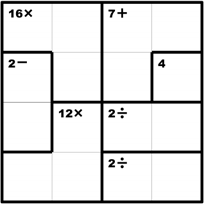
#> input picture kojak/kenken_solver/puzzle_examples/1.jpg, 204 x 204 px; its folder holds 4 pictures in this run
$ jupyter execute 04_collecting_number_examples.ipynb   (shell and % lines are left out)   (older library calls are emulated)
#> lines starting #> are read from the running program, lines starting #| are printed output that depends on the picture; after the words box and inside, x2 and y2 are one past the last pixel; in counts of white or black regions, pixels touching at a corner belong together; pictures that were not available may be replaced by others from this repository, and a replacement may not be noted
# What is this?

Because my artificial data set didn't work, I will need to collect real examples of numbers and symbols from real KenKen puzzles. I will do this by getting 28x28 images of the numbers and symbols from example puzzles and then manually categorizing them.

[cell 1]
import os
import string
import random
import math
from copy import deepcopy
from hashlib import sha1

import matplotlib as mpl
import matplotlib.pyplot as plt

import numpy as np

from scipy import ndimage as ndi
from scipy.misc import imsave

from skimage.transform import resize
from skimage.measure import find_contours
from skimage.morphology import erosion, dilation, rectangle

[cell 2]
IMAGE_DIR = 'puzzle_examples/'
SAVED_IMAGE_DIR = 'true_kenken_num_images/'
UNIQUE_IDS = set()
UNIQUE_IMAGES = set()
IMAGE_SIZE = 28
NULL_IMAGE = np.zeros((28,28)) + 1

[cell 3]
#generate a unique ID to save an image
def id_generator(size=6, chars=string.ascii_uppercase + string.digits):
    return ''.join(random.choice(chars) for _ in range(size))

[cell 4]
#Save the image to the SAVED_IMAGE_DIR, must be categorized manually later
def save_image(image, x,y):
    suffix = id_generator()
    while suffix in UNIQUE_IDS:
        suffix = id_generator()
    UNIQUE_IDS.add(suffix)
    extension = '.jpg'
    filename = x+'_'+y+suffix + extension
    output_file = os.path.join(SAVED_IMAGE_DIR, filename)
    #print(output_file)
    imsave(output_file, image)

[cell 5]
#clean out the JPGs from the saved folder
#also flush UNIQUE_IMAGES and UNIQUE_IDS
def clear_saved_images():
    for image in os.listdir(SAVED_IMAGE_DIR):
        image_file = os.path.join(SAVED_IMAGE_DIR, image)
        if image_file[-3:] == 'jpg':
            os.remove(image_file)

    #Reinitialize UNIQUE_IDS and UNIQUE_IMAGES
    UNIQUE_IDS.clear()
    UNIQUE_IMAGES.clear()

[cell 6]
def binarize(matrix, threshold=0.3):
    temp = deepcopy(matrix)
    for m in range(len(temp)):
        for n in range(len(temp[m])):
            if temp[m][n] <= threshold:
                temp[m][n] = 0.0
            else:
                temp[m][n] = 1.0

    return temp

[cell 7]
def fetch_images():
    #Read each image from the folder in puzzle_examples/
    for image in os.listdir(IMAGE_DIR):
        image_file = os.path.join(IMAGE_DIR,image)
        print('Reading ', image_file)
        try:
            #get the image and resize
            image_data = ndi.imread(image_file, mode = 'L')
#> image_data: shape (204, 204); min 0, max 255, mean 225
            resized_image = resize(image_data, (200,200))

            #apply the transformations from 01_basic_image_tests.ipynb
            binar = deepcopy(resized_image)
            binar = binarize(binar, 0.6)
#> after the loop in binarize, `for m in range(len(temp)):`:
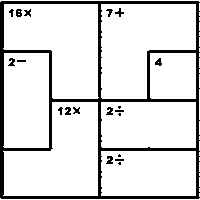
#> temp: shape (200, 200) float64; values 0 (black) and 1 (white), 87% white; 20 black regions (7 under 20 px), largest, box (x1, y1, x2, y2) and area: (0, 1, 200, 199) 4734, (106, 156, 113, 164) 40, (16, 9, 22, 17) 38

            # Get the upleft and lowright black pixels for croping to corners
            # up left
            cond = False
            for m in range(10):
                for n in range(10):
                    if binar[m][n] == 0:
                        up_left = [m,n]
                        cond = True
                        break
                if cond==True:
                    break

            # low right
            cond = False
            for m in range(199,189,-1):
                for n in range(199,189,-1):
                    #print(m,n, binar[m][n])
                    if binar[m][n] == 0:
                        low_right = [m,n]
                        cond = True
                        break
                if cond==True:
                    break

            resized_image = resize(resized_image[up_left[0]:low_right[0]+1,up_left[1]:low_right[1]+1], (200,200))
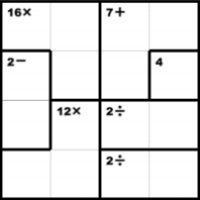
#> resized_image: shape (200, 200) float64; min 1.64e-08, max 1, mean 0.886
            binar = binarize(resized_image, 0.4)
#> call 2 of binarize, with threshold = 0.4
#> after the loop in binarize (call 2), `for m in range(len(temp)):`:
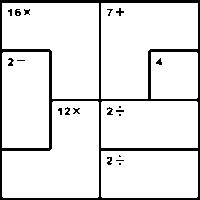
#> temp: shape (200, 200) float64; values 0 (black) and 1 (white), 90.1% white; 20 black regions (10 under 20 px), largest, box (x1, y1, x2, y2) and area: (0, 0, 200, 200) 3630, (15, 9, 21, 16) 29, (116, 8, 124, 16) 28

            undilated = deepcopy(binar)


            #dilate the binarized image
            selem = rectangle(2,2)
            dil = dilation(binar, selem)
#> dil: shape (200, 200) float64; values 0 (black) and 1 (white), 93.4% white; 22 black regions (21 under 20 px), largest, box (x1, y1, x2, y2) and area: (0, 0, 200, 200) 2518

            #binarize dilation
            dil = binarize(dil)

            #final = dil

            final = deepcopy(dil)
            for i in range(4):
                for j in range(4):
                    final[i*50+3:i*50+25,j*50+3:j*50+44] = undilated[i*50+3:i*50+25,j*50+3:j*50+44]
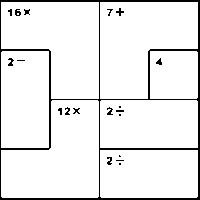
#> final: shape (200, 200) float64; values 0 (black) and 1 (white), 92.9% white; 20 black regions (10 under 20 px), largest, box (x1, y1, x2, y2) and area: (0, 0, 200, 200) 2518, (15, 9, 21, 16) 29, (116, 8, 124, 16) 28

            #Try to remove all borders and grid lines in the image.
            #Do this by scanning over rows and cols and if more than 25%
            #of the pixels are <= 0.45 then set the entire row to 1(white)

            #first rows
            for row in range(len(final)):
                count = 0
                for pixel in final[row,:]:
                    if pixel == 0:
                        count += 1
                if count >= 48:
                    final[row,:] = final[row,:]*0 + 1
#> this loop made 200 passes
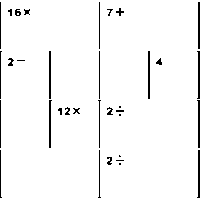
#> final: shape (200, 200) float64; values 0 (black) and 1 (white), 96.5% white; black in thin lines or dots

            #columns
            for col in range(len(final[0,:])):
                count = 0
                for pixel in final[:,col]:
                    if pixel == 0:
                        count += 1
                if count >= 48:
                    final[:,col] = final[:,col]*0 + 1
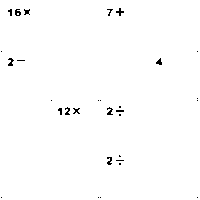
#> final: shape (200, 200) float64; values 0 (black) and 1 (white), 99.1% white; black in thin lines or dots

            #add some final erosion (black) to fill out numbers and ensure they're connected
            final = binarize(erosion(final, rectangle(2,1)),0.)
#> call 4 of binarize, with threshold = 0
#> in binarize (call 4), `temp = deepcopy(matrix)`:
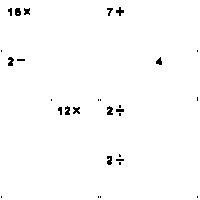
#> temp: shape (200, 200) float64; values 0 (black) and 1 (white), 98.8% white; black in thin lines or dots

            #save copy of original image to new directory
            imsave(os.path.join(SAVED_IMAGE_DIR, image), final)

            #the regions in the image that will be searched for contours
            regions_of_interest = [final[3:39,3:46],
                                  final[3:39,53:96],
                                  final[3:39,103:146],
                                  final[3:39,153:196],
                                  final[53:89,3:46],
                                  final[53:89,53:96],
                                  final[53:89,103:146],
                                  final[53:89,153:196],
                                  final[103:139,3:46],
                                  final[103:139,53:96],
                                  final[103:139,103:146],
                                  final[103:139,153:196],
                                  final[153:189,3:46],
                                  final[153:189,53:96],
                                  final[153:189,103:146],
                                  final[153:189,153:196]
                                  ]


            #get the contour lines and make a bounding box of each contour
            total_images_found = 0
            x = 0
            y = 0
            for region in regions_of_interest:
                #Results is where the sub-ROIs will be stored
                results = []
                ctrs = find_contours(region, .9)
                rects = [np.array(
                        [[min(ctr, key=lambda x: x[0])[0],min(ctr, key=lambda x: x[1])[1]],
                         [min(ctr, key=lambda x: x[0])[0],max(ctr, key=lambda x: x[1])[1]],
                         [max(ctr, key=lambda x: x[0])[0],max(ctr, key=lambda x: x[1])[1]],
                         [max(ctr, key=lambda x: x[0])[0],min(ctr, key=lambda x: x[1])[1]],
                         [min(ctr, key=lambda x: x[0])[0],min(ctr, key=lambda x: x[1])[1]]])
                          for ctr in ctrs]

                #print(rects)

                #loop over the bounding boxes and store that region, the regions will need
                #to be filtered so that there aren't regions within regions
                for rect in rects:
                    try:
                        pt1 = rect[0][0] #m min
                        pt2 = rect[2][0] #m max
                        pt3 = rect[0][1] #n min
                        pt4 = rect[1][1] #n max
                        results.append([pt1,pt2,pt3,pt4])

                    except:
                        print('There was an error')


                #filter out a result contained in another result
                #This isn't very efficient and will likely need a better
                #algorithm for images taken with a camera but it works well for now
                for result in results:
                    temp = [res for res in results if res != result]
                    for other in temp:
                        if result[0] >= other[0] and result[1] <= other[1] and\
                        result[2] >= other[2] and result[3] <= other[3]:
                            try:
                                results.remove(result)
                            except ValueError as e:
                                print('Error removing result from results, ', e)


                #combine those with similar midpoints (mainly used for finding division symbols)
                midpoints = [(result[3]-result[2])/2+result[2] for result in results]

                for i,result in enumerate(results):
                    diff = [j for j, m in enumerate(midpoints) if abs(m-midpoints[i]) < 3]
                    #need to reinitialize new_results between loops
                    new_results = []
                    if len(diff) > 1:
                        new_results = [result for j,result in enumerate(results) if j not in diff]
                        similar_obj = np.array([results[j] for j in diff])
                        new_object = np.array([min(similar_obj[:,0]),
                                              max(similar_obj[:,1]),
                                              min(similar_obj[:,2]),
                                              max(similar_obj[:,3])])
                        #print(new_object)
                        new_results.append(new_object)

                        break
                    else:
                        continue

                #assign new_results to results if new results were obtained
                try:
                    if len(new_results) > 0:
                        results = new_results
                except:
                    pass

                #Loop again over the filtered results, resize each one and save the output
                num_sym_found = 0
                for result in results:
                    try:
                        roi = region[int(result[0]):int(result[1]+1), int(result[2]):int(result[3])+1]
                        roi = resize(roi, (IMAGE_SIZE, IMAGE_SIZE))

                        #skip null images (black)
                        if np.array_equal(roi, NULL_IMAGE):
                            continue

                        if sha1(roi) not in UNIQUE_IMAGES:
                            save_image(roi, str(x),str(y))
                            UNIQUE_IMAGES.add(sha1(roi))
                            num_sym_found += 1
                    except ValueError as e:
                        print('Problem saving image, ', e)

                print('{} numbers/symbols found in quadrant {},{}'.format(num_sym_found, x,y))
                y+=1
                if y == 4:
                    y = 0
                    x+=1
                total_images_found+=num_sym_found
#> this loop made 16 passes
#| 3 numbers/symbols found in quadrant 0,0
#| 0 numbers/symbols found in quadrant 0,1
#| 2 numbers/symbols found in quadrant 0,2
#| 0 numbers/symbols found in quadrant 0,3
#| 2 numbers/symbols found in quadrant 1,0
#| 0 numbers/symbols found in quadrant 1,1
#| 0 numbers/symbols found in quadrant 1,2
#| 1 numbers/symbols found in quadrant 1,3
#> (further printed lines are left out)
#> pass 1, in save_image, `imsave(output_file, image)`:
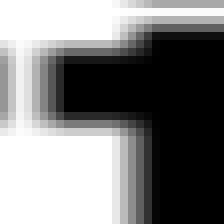
#> saved as 0_0Y0CQ65.jpg: PIL image 28x28 L (shown 8 times larger); min 0, max 255, mean 126.9
#> pass 1, in save_image (call 2), `imsave(output_file, image)`:
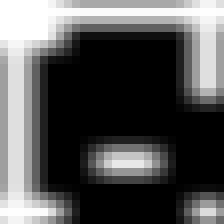
#> saved as 0_0ZT4WN6.jpg: PIL image 28x28 L (shown 8 times larger); min 0, max 255, mean 85.3
#> pass 1, in save_image (call 3), `imsave(output_file, image)`:
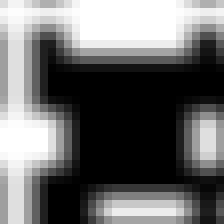
#> saved as 0_0ISIGQ8.jpg: PIL image 28x28 L (shown 8 times larger); min 0, max 255, mean 108.1
#> after the loop: roi: shape (28, 28) float64; every value is 1
#> after the loop, UNIQUE_IMAGES = 15 items; total_images_found = 15; x = 4; y = 0

            print('{} numbers/symbols found in image'.format(total_images_found))
#| 15 numbers/symbols found in image

        except IOError as e:
            print('Could not read:', image_file, ':', e, '- it\'s ok, skipping.')
#> pass 2 of the loop in fetch_images, `for image in os.listdir(IMAGE_DIR):`:
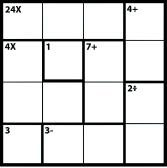
#> input picture kojak/kenken_solver/puzzle_examples/10.jpg, 167 x 168 px
#> image_data: shape (168, 167)
#> dil: shape (200, 200) float64; values 0 (black) and 1 (white), 90% white; 15 black regions (14 under 20 px), largest, box (x1, y1, x2, y2) and area: (0, 0, 200, 200) 3956
#> after the loop in fetch_images, `for i in range(4):`:
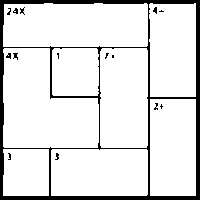
#> final: shape (200, 200) float64; values 0 (black) and 1 (white), 89% white; 15 black regions (12 under 20 px), largest, box (x1, y1, x2, y2) and area: (0, 0, 200, 200) 4207, (13, 53, 18, 60) 21, (6, 53, 11, 59) 20
#> the loop in fetch_images, `for row in range(len(final)):` made 200 passes
#> the loop in fetch_images, `for col in range(len(final[0,:])):` made 200 passes
#> the loop in fetch_images, `for region in regions_of_interest:` made 16 passes
#> (printed output is left out)
#> after the loop in fetch_images, `for region in regions_of_interest:`:
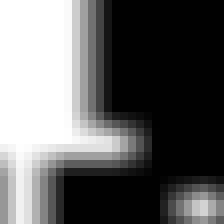
#> roi: shape (28, 28) float64 (shown 8 times larger); min 0, max 1, mean 0.386
#> after the loop in fetch_images, `for region in regions_of_interest:`: UNIQUE_IMAGES = 29 items; total_images_found = 14; x = 4; y = 0
#| 14 numbers/symbols found in image
#> pass 3 of the loop in fetch_images, `for image in os.listdir(IMAGE_DIR):`:
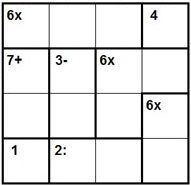
#> input picture kojak/kenken_solver/puzzle_examples/11.jpg, 191 x 185 px
#> image_data: shape (185, 191)
#> dil: shape (200, 200) float64; values 0 (black) and 1 (white), 95.4% white; black in thin lines or dots
#> the loop in fetch_images, `for region in regions_of_interest:` made 16 passes
#> (printed output is left out)
#> pass 1, in save_image (call 31), `imsave(output_file, image)`:
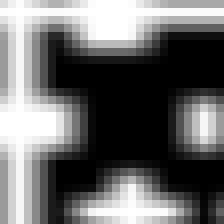
#> saved as 0_03FVC8R.jpg: PIL image 28x28 L (shown 8 times larger); min 0, max 255, mean 106.7
#| 14 numbers/symbols found in image
#> the loop made 4 passes; the first 3 are shown
